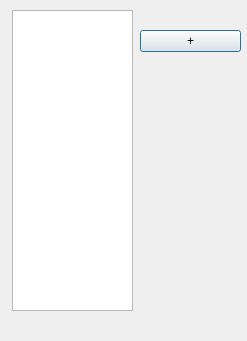
<?xml version="1.0" encoding="UTF-8"?>
<ui version="4.0">
 <class>Variables</class>
 <widget class="QDialog" name="Variables">
  <property name="geometry">
   <rect>
    <x>0</x>
    <y>0</y>
    <width>247</width>
    <height>341</height>
   </rect>
  </property>
  <property name="minimumSize">
   <size>
    <width>247</width>
    <height>341</height>
   </size>
  </property>
  <property name="maximumSize">
   <size>
    <width>247</width>
    <height>341</height>
   </size>
  </property>
  <property name="windowTitle">
   <string>Variables</string>
  </property>
  <widget class="QWidget" name="horizontalLayoutWidget">
   <property name="geometry">
    <rect>
     <x>12</x>
     <y>10</y>
     <width>121</width>
     <height>301</height>
    </rect>
   </property>
   <layout class="QHBoxLayout" name="horizontalLayout">
    <item>
     <widget class="QListWidget" name="listVariables">
      <property name="enabled">
       <bool>true</bool>
      </property>
     </widget>
    </item>
   </layout>
  </widget>
  <widget class="QWidget" name="verticalLayoutWidget">
   <property name="geometry">
    <rect>
     <x>140</x>
     <y>10</y>
     <width>101</width>
     <height>62</height>
    </rect>
   </property>
   <layout class="QVBoxLayout" name="verticalLayout">
    <item>
     <widget class="QPushButton" name="bAdd">
      <property name="text">
       <string>+</string>
      </property>
     </widget>
    </item>
   </layout>
  </widget>
 </widget>
 <resources/>
 <connections/>
</ui>
